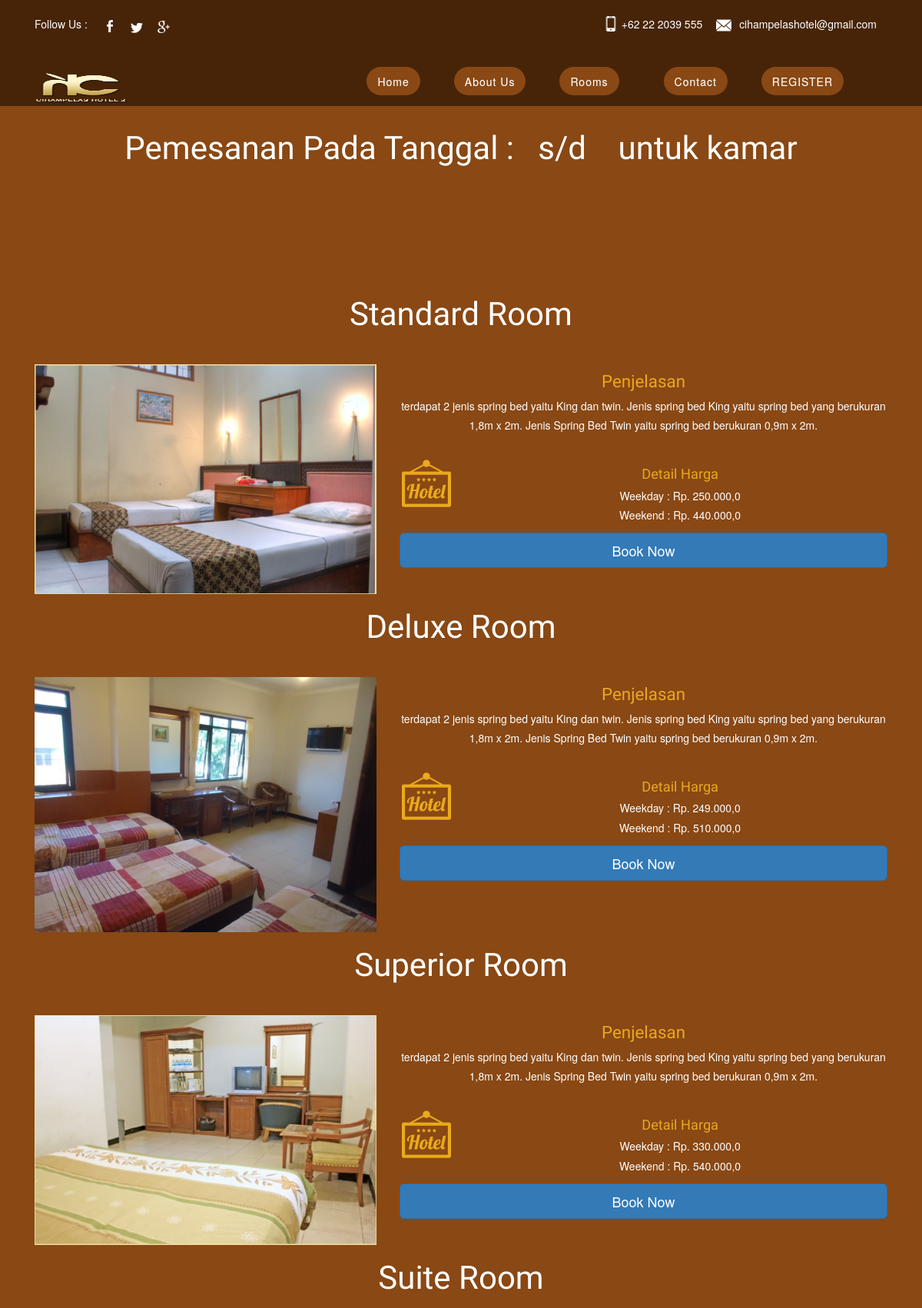
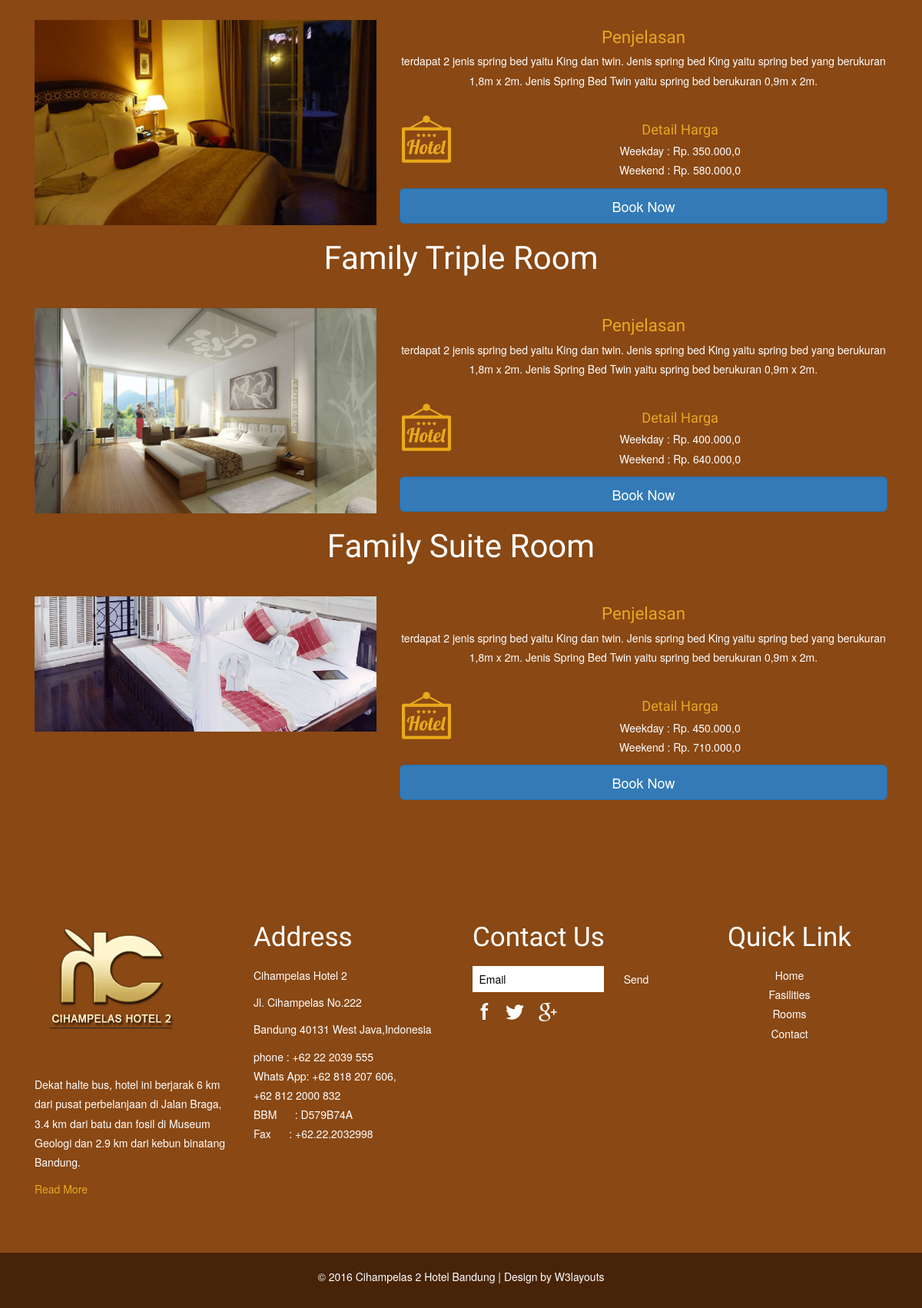
/index.php/main/rooms, run on the app's committed database (2 pictures, top to bottom).
### tables this page shows
CREATE TABLE `tipe_kamar` (
  `id_tipe_kamar` int(5) NOT NULL,
  `nama_kamar` varchar(100) NOT NULL,
  `harga_kamar_weekday` int(10) NOT NULL,
  `harga_kamar_weekend` int(11) NOT NULL,
  `penjelasan` varchar(500) NOT NULL,
  `jumlah` int(5) NOT NULL
);

### application/controllers/main.php (called while the page is built, shortened)
<?php
class Main extends CI_Controller {
	public function rooms(){
		$this->load->model('m_dashboard');
		$this->load->view('main/header');
		$data['tglIn'] = $this->input->post('tanggalIn');
		$data['tglOut'] = $this->input->post('tanggalOut');
		$data['kamar'] = $this->input->post('kamar');
		$data['available'] = $this->m_dashboard->tampil_dataKamar()->result();
		$this->load->view('rooms',$data);
		$this->load->view('main/footer');
	}
}

### index.php (called while the page is built, shortened)
<?php
require_once BASEPATH.'core/CodeIgniter.php';

### application/models/m_dashboard.php (called while the page is built, shortened)
<?php
class m_dashboard extends CI_Model{
    public function tampil_dataKamar(){
        return $this->db->get('tipe_kamar');
    }
}
?>

### application/views/rooms.php (the view, shortened to what this page needs)
<div class="leaves">
	<div class="container">
		<div class="leaves-main wow zoomIn" data-wow-delay="0.3s">
			<h1>Pemesanan Pada Tanggal : <?php echo $tglIn; ?>&nbsp s/d &nbsp<?php echo $tglOut; ?>&nbsp untuk <?php echo $kamar; ?> kamar</h1>
		</div>
	</div>
</div>
<div class="leaves">
	<div class="container">
		<?php
		$no=0;
		foreach($available as $a){
		?>
		<?php if(isset($_SESSION['logged_in']))
		{ ?>
		<form action="<?php echo base_url()?>index.php/wizard" method="post">
		<?php } else {
		?>
		<form action="<?php echo base_url()?>index.php/login" method="post">
		<?php
		} ?>
		<div class="about-main">
			<div class="about-top">
				<h1><?php echo $a->nama_kamar; ?> Room</h1>
			</div>
			<div class="about-bottom">
				<div class="col-md-5 about-left wow bounceInLeft" data-wow-delay="0.3s">
					<img src="<?php echo base_url()?>assets/images/<?php echo $a->nama_kamar; ?>.png" alt="" class="img-responsive">
				</div>
				<div class="col-md-7 about-right wow bounceInRight" data-wow-delay="0.3s">
					<h4>Penjelasan</h4>
					<p><?php echo $a->penjelasan; ?></p>
				    <div class="about-list">
					  	<div class="about-img">
					  		 <span class="abou-icon2"> </span>
					  	</div>
					  	<div class="about-text">
					  		<h5>Detail Harga</h5>
					  		<p>Weekday : Rp. <?php echo number_format($a->harga_kamar_weekday, 1, ",", "."); ?> <br>
					  		   Weekend : Rp. <?php echo number_format($a->harga_kamar_weekend, 1, ",", "."); ?> </p>
					  	</div>
					  	 <div class="clearfix"> </div>
				   </div>
				   <?php
				   $no=$no+1;
                                        $this->db->select('id_kamar');
                                        $this->db->from('kamar');
                                        $this->db->where('id_tipe_kamar',$no);
                                        $this->db->where('status','kosong');
                                        $hasil = $this->db->count_all_results();
                    if ($hasil>=1) {
                    	?>
                    	<button type="Submit" class="btn btn-block btn-primary btn-lg">Book Now</button>
                    	<?php
                    }else{
                    	?>
                    	<button type="Submit" disabled="" class="btn btn-block btn-primary btn-lg">Not Available</button>
                    	<?php
                    }
                                      ?>
				   </div>
				</div>
			  <div class="clearfix"> </div>
			</div>
		</form>
		<?php } ?>
		</div>
	</div>
		<link rel="stylesheet" href="css/chocolat.css" type="text/css" media="screen" charset="utf-8">

### assets/css/modals.css (style rules this page uses)
html * { -webkit-font-smoothing: antialiased; -moz-osx-font-smoothing: grayscale; }
*, *:after, *:before { -webkit-box-sizing: border-box; -moz-box-sizing: border-box; box-sizing: border-box; }
body { font-size: 100%; font-family: "PT Sans", sans-serif; color: #505260; background-color: white; }
img { max-width: 100%; }

### assets/css/style.css (style rules this page uses)
h4, h5, h6, h1, h2, h3 { margin: 0; }
p { margin: 0; }
html, body { font-family: 'Hind', sans-serif; font-size: 100%; background:#472408; }
.leaves { background:#894814; padding: 5em 0em; text-align: center; }
.leaves-main h1 { font-size: 3em; color: #fff; font-family: 'Aladin', cursive; }
.about-top { text-align: center; margin-bottom: 3em; }
.about-right h4 { font-size: 1.6em; color: #E9A820; margin-bottom: 0.3em; font-family: 'Aladin', cursive; }
.about-top h1 { font-size: 3em; color:#fff; margin-bottom:0.3em; font-family: 'Aladin', cursive; }
.about-right p { font-size: 1em; color:#fff; line-height: 1.8em; }
span.abou-icon2 { background: url(../images/summer.png)no-repeat; width: 64px; height: 64px; display: inline-block; }
.about-img { float: left; width: 11%; }
.about-text { float: right; width: 85%; }
.about-list { padding-top: 1.5em; }
.about-text h5 { color: #E9A820; font-size: 1.3em; margin-bottom: 0.3em; font-family: 'Aladin', cursive; }

### assets/css/chocolat.css (style rules this page uses)
body { margin:0; padding:0; }

### data on the page
tipe_kamar: nama_kamar "Standard", nama_kamar (picture), penjelasan "terdapat 2 jenis spring bed yaitu King dan twin. Jenis spring bed King yaitu spring bed yang berukuran 1,8m x 2m. Jenis Spring Bed Twin yaitu spring bed berukuran 0,9m x 2m.", harga_kamar_weekday "250.000,0", harga_kamar_weekend "440.000,0"
tipe_kamar: nama_kamar "Deluxe", nama_kamar (picture), penjelasan "terdapat 2 jenis spring bed yaitu King dan twin. Jenis spring bed King yaitu spring bed yang berukuran 1,8m x 2m. Jenis Spring Bed Twin yaitu spring bed berukuran 0,9m x 2m.", harga_kamar_weekday "249.000,0", harga_kamar_weekend "510.000,0"
tipe_kamar: nama_kamar "Superior", nama_kamar (picture), penjelasan "terdapat 2 jenis spring bed yaitu King dan twin. Jenis spring bed King yaitu spring bed yang berukuran 1,8m x 2m. Jenis Spring Bed Twin yaitu spring bed berukuran 0,9m x 2m.", harga_kamar_weekday "330.000,0", harga_kamar_weekend "540.000,0"
tipe_kamar: nama_kamar "Suite", nama_kamar (picture), penjelasan "terdapat 2 jenis spring bed yaitu King dan twin. Jenis spring bed King yaitu spring bed yang berukuran 1,8m x 2m. Jenis Spring Bed Twin yaitu spring bed berukuran 0,9m x 2m.", harga_kamar_weekday "350.000,0", harga_kamar_weekend "580.000,0"
tipe_kamar: nama_kamar "Family Triple", nama_kamar (picture), penjelasan "terdapat 2 jenis spring bed yaitu King dan twin. Jenis spring bed King yaitu spring bed yang berukuran 1,8m x 2m. Jenis Spring Bed Twin yaitu spring bed berukuran 0,9m x 2m.", harga_kamar_weekday "400.000,0", harga_kamar_weekend "640.000,0"
tipe_kamar: nama_kamar "Family Suite", nama_kamar (picture), penjelasan "terdapat 2 jenis spring bed yaitu King dan twin. Jenis spring bed King yaitu spring bed yang berukuran 1,8m x 2m. Jenis Spring Bed Twin yaitu spring bed berukuran 0,9m x 2m.", harga_kamar_weekday "450.000,0", harga_kamar_weekend "710.000,0"
